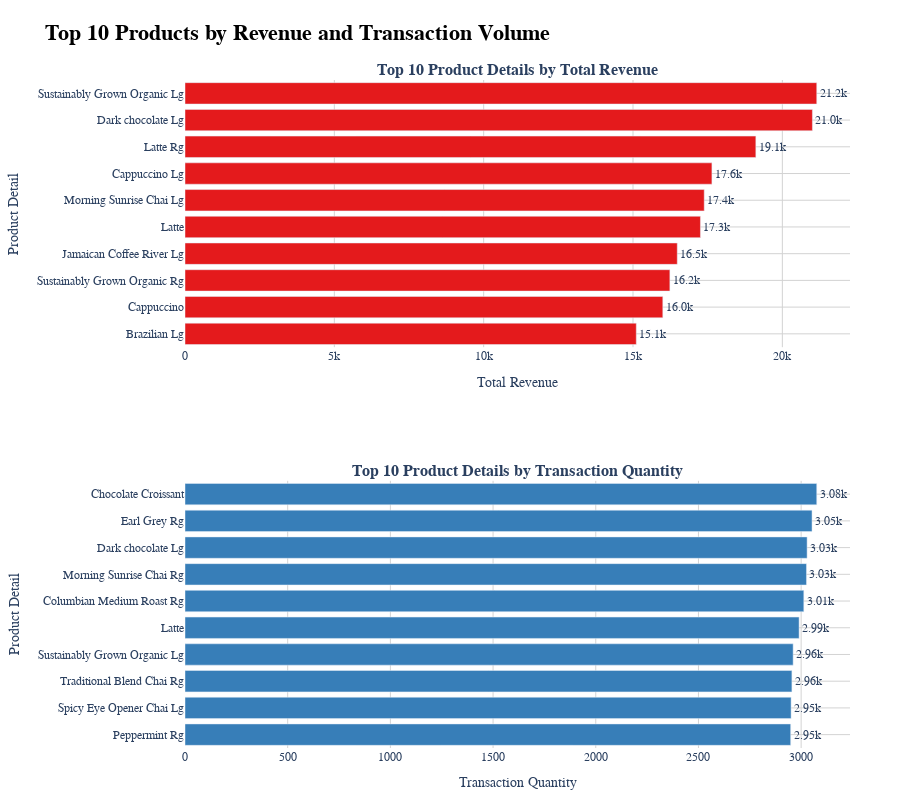

The code cell stored with this chart in its notebook:
### Code cell
# Sorting both dataframes for a clear ranking
top_10_product_detail_by_revenue = top_10_product_detail_by_revenue.sort_values(by="total_revenue", ascending=True)
top_10_product_detail_by_transaction_qty = top_10_product_detail_by_transaction_qty.sort_values(by="transaction_qty", ascending=True)

color_palette = px.colors.qualitative.Set1

# Creating the subplot structure with two rows
fig_combined = make_subplots(
    rows=2, cols=1,
    shared_xaxes=False,
    row_heights=[0.5, 0.5],
    subplot_titles=(
        "<b>Top 10 Product Details by Total Revenue</b>",
        "<b>Top 10 Product Details by Transaction Quantity</b>"
    ),
    vertical_spacing=0.2
)

# First chart: Top 10 product details by total revenue
fig_combined.add_trace(
    go.Bar(
        x=top_10_product_detail_by_revenue['total_revenue'],
        y=top_10_product_detail_by_revenue['product_detail'],
        text=top_10_product_detail_by_revenue['total_revenue'],
        orientation='h',
        marker_color=color_palette[0],
        texttemplate='%{text:.3s}',
        textposition='outside'
    ),
    row=1, col=1
)

# Second chart: Top 10 product details by transaction quantity
fig_combined.add_trace(
    go.Bar(
        x=top_10_product_detail_by_transaction_qty['transaction_qty'],
        y=top_10_product_detail_by_transaction_qty['product_detail'],
        text=top_10_product_detail_by_transaction_qty['transaction_qty'],
        orientation='h',
        marker_color=color_palette[1],
        texttemplate='%{text:.3s}',
        textposition='outside'
    ),
    row=2, col=1
)

# Update layout for a presentation-ready appearance
fig_combined.update_layout(
    height=800,
    width=900,
    title_text="<b>Top 10 Products by Revenue and Transaction Volume</b>",
    title_font=dict(size=22, family='Arial', color='black'),
    font=dict(size=12, family='Arial'),
    plot_bgcolor='white',
    margin=dict(t=80, b=50, l=50, r=50),
    showlegend=False,
)

# Customize x-axis and y-axis titles and style
fig_combined.update_xaxes(
    title_text="Total Revenue",
    row=1, col=1,
    showgrid=True,
    gridcolor='lightgray'
)
fig_combined.update_yaxes(
    title_text="Product Detail",
    row=1, col=1,
    showgrid=True,
    gridcolor='lightgray'
)
fig_combined.update_xaxes(
    title_text="Transaction Quantity",
    row=2, col=1,
    showgrid=True,
    gridcolor='lightgray'
)
fig_combined.update_yaxes(
    title_text="Product Detail",
    row=2, col=1,
    showgrid=True,
    gridcolor='lightgray'
)

# Show the combined plot
fig_combined.show()

### Figure 1 — Plotly figure (JSON) as saved in the notebook; plotly's stock layout.template omitted (floating-point values rounded to 4 significant figures)
{"data": [{"marker": {"color": "rgb(228,26,28)"}, "orientation": "h", "text": [15110.0, 16000.0, 16230.0, 16480.0, 17260.0, 17384, 17640.0, 19110.0, 21006, 21150.0], "textposition": "outside", "texttemplate": "%{text:.3s}", "type": "bar", "x": [15110.0, 16000.0, 16230.0, 16480.0, 17260.0, 17384, 17640.0, 19110.0, 21006, 21150.0], "xaxis": "x", "y": ["Brazilian Lg", "Cappuccino", "Sustainably Grown Organic Rg", "Jamaican Coffee River Lg", "Latte", "Morning Sunrise Chai Lg", "Cappuccino Lg", "Latte Rg", "Dark chocolate Lg", "Sustainably Grown Organic Lg"], "yaxis": "y"}, {"marker": {"color": "rgb(55,126,184)"}, "orientation": "h", "text": [2949, 2951, 2955, 2961, 2990, 3013, 3026, 3029, 3053, 3076], "textposition": "outside", "texttemplate": "%{text:.3s}", "type": "bar", "x": [2949, 2951, 2955, 2961, 2990, 3013, 3026, 3029, 3053, 3076], "xaxis": "x2", "y": ["Peppermint Rg", "Spicy Eye Opener Chai Lg", "Traditional Blend Chai Rg", "Sustainably Grown Organic Lg", "Latte", "Columbian Medium Roast Rg", "Morning Sunrise Chai Rg", "Dark chocolate Lg", "Earl Grey Rg", "Chocolate Croissant"], "yaxis": "y2"}], "layout": {"annotations": [{"font": {"size": 16}, "showarrow": false, "text": "<b>Top 10 Product Details by Total Revenue</b>", "x": 0.5, "xanchor": "center", "xref": "paper", "y": 1, "yanchor": "bottom", "yref": "paper"}, {"font": {"size": 16}, "showarrow": false, "text": "<b>Top 10 Product Details by Transaction Quantity</b>", "x": 0.5, "xanchor": "center", "xref": "paper", "y": 0.4, "yanchor": "bottom", "yref": "paper"}], "font": {"family": "Arial", "size": 12}, "height": 800, "margin": {"b": 50, "l": 50, "r": 50, "t": 80}, "plot_bgcolor": "white", "showlegend": false, "title": {"font": {"color": "black", "family": "Arial", "size": 22}, "text": "<b>Top 10 Products by Revenue and Transaction Volume</b>"}, "width": 900, "xaxis": {"anchor": "y", "domain": [0, 1], "gridcolor": "lightgray", "showgrid": true, "title": {"text": "Total Revenue"}}, "xaxis2": {"anchor": "y2", "domain": [0, 1], "gridcolor": "lightgray", "showgrid": true, "title": {"text": "Transaction Quantity"}}, "yaxis": {"anchor": "x", "domain": [0.6, 1], "gridcolor": "lightgray", "showgrid": true, "title": {"text": "Product Detail"}}, "yaxis2": {"anchor": "x2", "domain": [0, 0.4], "gridcolor": "lightgray", "showgrid": true, "title": {"text": "Product Detail"}}}}
